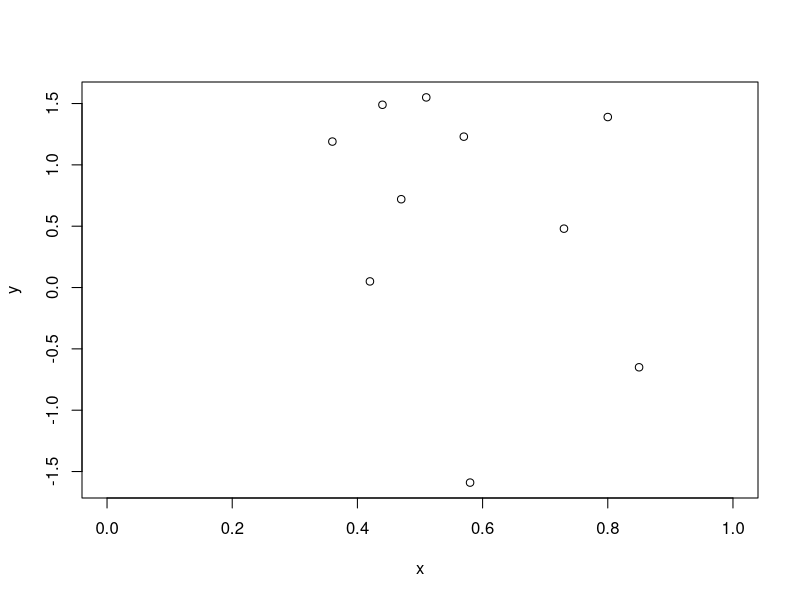

Source code (R):
# QUIZ - REGRESSION MODELS - WEEK 1

# Set working directory
setwd('~/Documents/Github Repos/DataScienceSpecialisation/7.Regression Models/Quiz')

# Clear memory
rm(list=ls())

# QUESTION 1:
x <- c(0.18, -1.54, 0.42, 0.95)
w <- c(2, 1, 3, 1)
weighted.mean(x, w)
# 0.1471429

# QUESTION 2:
x <- c(0.8, 0.47, 0.51, 0.73, 0.36, 0.58, 0.57, 0.85, 0.44, 0.42)
y <- c(1.39, 0.72, 1.55, 0.48, 1.19, -1.59, 1.23, -0.65, 1.49, 0.05)
lm(y ~ x - 1)
plot(x,y,xlim=c(0,1))
# 0.8263

# QUESTION 3:
data(mtcars)
lm(mpg ~ wt, data=mtcars)
# -5.344

# QUESTION 4:
# b1 = cor(Y,X)*sd(Y)/sd(X)
# b1 = 0.5*1/0.5 = 1
# 1

# QUESTION 5:
# score2 = cor*score1 = 0.4 * 1.5 = 0.6
# 0.6

# QUESTION 6:
x <- c(8.58, 10.46, 9.01, 9.64, 8.86)
(x-mean(x))/sd(x)
# -0.9719

# QUESTION 7:
x <- c(0.8, 0.47, 0.51, 0.73, 0.36, 0.58, 0.57, 0.85, 0.44, 0.42)
y <- c(1.39, 0.72, 1.55, 0.48, 1.19, -1.59, 1.23, -0.65, 1.49, 0.05)
lm(y~x)
# 1.567

# QUESTION 8:
# 0

# QUESTION 9:
x <- c(0.8, 0.47, 0.51, 0.73, 0.36, 0.58, 0.57, 0.85, 0.44, 0.42)
mean(x)
# 0.573

# QUESTION 10:
# Not: 1, cor(y,x)
# Var(Y)/Var(X)